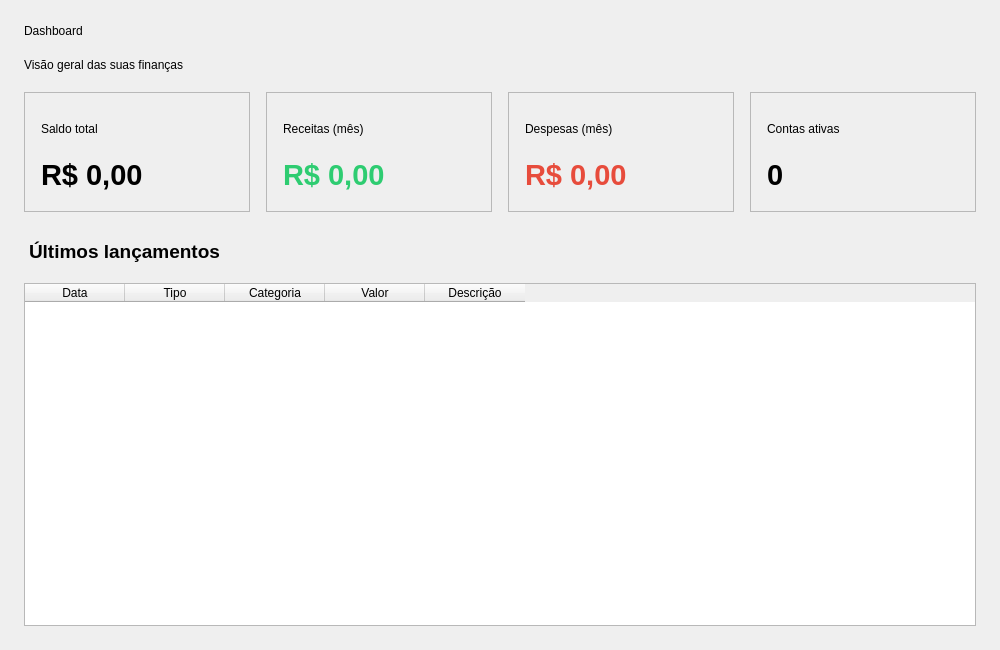
<?xml version="1.0" encoding="UTF-8"?>
<ui version="4.0">
 <class>DashboardPage</class>
 <widget class="QWidget" name="DashboardPage">
  <property name="geometry">
   <rect>
    <x>0</x>
    <y>0</y>
    <width>1000</width>
    <height>650</height>
   </rect>
  </property>
  <layout class="QVBoxLayout" name="mainLayout">
   <property name="spacing">
    <number>20</number>
   </property>
   <property name="leftMargin">
    <number>24</number>
   </property>
   <property name="topMargin">
    <number>24</number>
   </property>
   <property name="rightMargin">
    <number>24</number>
   </property>
   <property name="bottomMargin">
    <number>24</number>
   </property>
   <item>
    <widget class="QLabel" name="lbl_title">
     <property name="text">
      <string>Dashboard</string>
     </property>
    </widget>
   </item>
   <item>
    <widget class="QLabel" name="lbl_subtitle">
     <property name="text">
      <string>Visão geral das suas finanças</string>
     </property>
    </widget>
   </item>
   <item>
    <layout class="QHBoxLayout" name="cardsLayout">
     <property name="spacing">
      <number>16</number>
     </property>
     <item>
      <widget class="QFrame" name="card_balance">
       <property name="minimumSize">
        <size>
         <width>0</width>
         <height>120</height>
        </size>
       </property>
       <property name="frameShape">
        <enum>QFrame::StyledPanel</enum>
       </property>
       <layout class="QVBoxLayout" name="balanceCardLayout">
        <property name="leftMargin">
         <number>16</number>
        </property>
        <property name="topMargin">
         <number>16</number>
        </property>
        <property name="rightMargin">
         <number>16</number>
        </property>
        <property name="bottomMargin">
         <number>16</number>
        </property>
        <item>
         <widget class="QLabel" name="lbl_balance_title">
          <property name="text">
           <string>Saldo total</string>
          </property>
         </widget>
        </item>
        <item>
         <widget class="QLabel" name="lbl_balance_value">
          <property name="text">
           <string>R$ 0,00</string>
          </property>
          <property name="styleSheet">
           <string notr="true">font-size: 22pt; font-weight: bold;</string>
          </property>
         </widget>
        </item>
       </layout>
      </widget>
     </item>
     <item>
      <widget class="QFrame" name="card_income">
       <property name="minimumSize">
        <size>
         <width>0</width>
         <height>120</height>
        </size>
       </property>
       <property name="frameShape">
        <enum>QFrame::StyledPanel</enum>
       </property>
       <layout class="QVBoxLayout" name="incomeCardLayout">
        <property name="leftMargin">
         <number>16</number>
        </property>
        <property name="topMargin">
         <number>16</number>
        </property>
        <property name="rightMargin">
         <number>16</number>
        </property>
        <property name="bottomMargin">
         <number>16</number>
        </property>
        <item>
         <widget class="QLabel" name="lbl_income_title">
          <property name="text">
           <string>Receitas (mês)</string>
          </property>
         </widget>
        </item>
        <item>
         <widget class="QLabel" name="lbl_income_value">
          <property name="text">
           <string>R$ 0,00</string>
          </property>
          <property name="styleSheet">
           <string notr="true">font-size: 22pt; font-weight: bold; color: #2ECC71;</string>
          </property>
         </widget>
        </item>
       </layout>
      </widget>
     </item>
     <item>
      <widget class="QFrame" name="card_expense">
       <property name="minimumSize">
        <size>
         <width>0</width>
         <height>120</height>
        </size>
       </property>
       <property name="frameShape">
        <enum>QFrame::StyledPanel</enum>
       </property>
       <layout class="QVBoxLayout" name="expenseCardLayout">
        <property name="leftMargin">
         <number>16</number>
        </property>
        <property name="topMargin">
         <number>16</number>
        </property>
        <property name="rightMargin">
         <number>16</number>
        </property>
        <property name="bottomMargin">
         <number>16</number>
        </property>
        <item>
         <widget class="QLabel" name="lbl_expense_title">
          <property name="text">
           <string>Despesas (mês)</string>
          </property>
         </widget>
        </item>
        <item>
         <widget class="QLabel" name="lbl_expense_value">
          <property name="text">
           <string>R$ 0,00</string>
          </property>
          <property name="styleSheet">
           <string notr="true">font-size: 22pt; font-weight: bold; color: #E74C3C;</string>
          </property>
         </widget>
        </item>
       </layout>
      </widget>
     </item>
     <item>
      <widget class="QFrame" name="card_accounts">
       <property name="minimumSize">
        <size>
         <width>0</width>
         <height>120</height>
        </size>
       </property>
       <property name="frameShape">
        <enum>QFrame::StyledPanel</enum>
       </property>
       <layout class="QVBoxLayout" name="accountsCardLayout">
        <property name="leftMargin">
         <number>16</number>
        </property>
        <property name="topMargin">
         <number>16</number>
        </property>
        <property name="rightMargin">
         <number>16</number>
        </property>
        <property name="bottomMargin">
         <number>16</number>
        </property>
        <item>
         <widget class="QLabel" name="lbl_accounts_title">
          <property name="text">
           <string>Contas ativas</string>
          </property>
         </widget>
        </item>
        <item>
         <widget class="QLabel" name="lbl_accounts_value">
          <property name="text">
           <string>0</string>
          </property>
          <property name="styleSheet">
           <string notr="true">font-size: 22pt; font-weight: bold;</string>
          </property>
         </widget>
        </item>
       </layout>
      </widget>
     </item>
    </layout>
   </item>
   <item>
    <widget class="QLabel" name="lbl_recent_title">
     <property name="text">
      <string>Últimos lançamentos</string>
     </property>
     <property name="styleSheet">
      <string notr="true">font-size: 14pt; font-weight: bold; margin-top: 8px;</string>
     </property>
    </widget>
   </item>
   <item>
    <widget class="QTableWidget" name="tbl_recent">
     <property name="columnCount">
      <number>5</number>
     </property>
     <property name="selectionBehavior">
      <enum>QAbstractItemView::SelectRows</enum>
     </property>
     <property name="selectionMode">
      <enum>QAbstractItemView::SingleSelection</enum>
     </property>
     <property name="editTriggers">
      <set>QAbstractItemView::NoEditTriggers</set>
     </property>
     <property name="alternatingRowColors">
      <bool>true</bool>
     </property>
     <column>
      <property name="text">
       <string>Data</string>
      </property>
     </column>
     <column>
      <property name="text">
       <string>Tipo</string>
      </property>
     </column>
     <column>
      <property name="text">
       <string>Categoria</string>
      </property>
     </column>
     <column>
      <property name="text">
       <string>Valor</string>
      </property>
     </column>
     <column>
      <property name="text">
       <string>Descrição</string>
      </property>
     </column>
    </widget>
   </item>
  </layout>
 </widget>
 <resources/>
 <connections/>
</ui>
